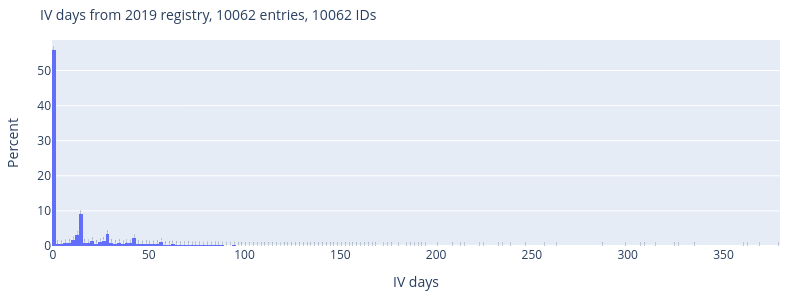
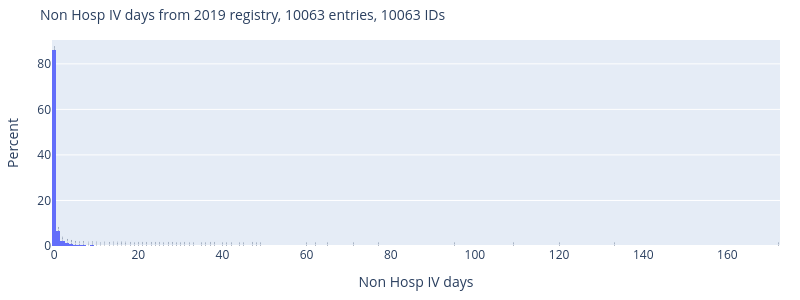

Notebook source saved alongside these figures, in order:
### Markdown cell above
#### Plot number of days treatment

Note: rather plot subgroups of individuals where the model confidently disagrees

### Code cell
# Check number of IVs, now showing normalized percentage per bar and showing the percent label per bar
import plotly.express as px

for col in ["IV days", "Hosp non IV days"]:
    fig = px.histogram(df, x=col, histnorm="percent", text_auto=".2f")
    fig.update_traces(textangle=270)
    ids = df[~df[col].isna()].ID.nunique()
    notnan = (~df[col].isna()).sum()
    title = f"{col} from 2019 registry, {notnan} entries, {ids} IDs"
    fig.update_layout(
        height=300,
        width=800,
        title=dict(text=title, font=dict(size=14)),
        margin=dict(l=40, r=20, t=40, b=40),
        xaxis_title=col,
        yaxis_title="Percent",
    )
    fig.show()
    # fig.write_image(f"{dh.get_path_to_main()}PlotsCFR/{title}.pdf")

# CCL: 75% of individuals had no hosp IVs between 2019 and 2023. 85% no home IVs. Trikata arrived in nov 2020

### Figure 1 — Plotly figure (JSON) as saved in the notebook; plotly's stock layout.template omitted (floating-point values rounded to 4 significant figures; data arrays with more than 128 entries replaced by an {"elided": "..."} marker saying what was removed)
{"data": [{"alignmentgroup": "True", "bingroup": "x", "histnorm": "percent", "hovertemplate": "IV days=%{x}<br>percent=%{y}<extra></extra>", "legendgroup": "", "marker": {"color": "#636efa", "pattern": {"shape": ""}}, "name": "", "offsetgroup": "", "orientation": "v", "showlegend": false, "textangle": -90, "texttemplate": "%{value:.2f}", "type": "histogram", "x": {"elided": "10063 int values"}, "xaxis": "x", "yaxis": "y"}], "layout": {"barmode": "relative", "height": 300, "legend": {"tracegroupgap": 0}, "margin": {"b": 40, "l": 40, "r": 20, "t": 40}, "title": {"font": {"size": 14}, "text": "IV days from 2019 registry, 10062 entries, 10062 IDs"}, "width": 800, "xaxis": {"anchor": "y", "domain": [0, 1], "title": {"text": "IV days"}}, "yaxis": {"anchor": "x", "domain": [0, 1], "title": {"text": "Percent"}}}}

### Figure 2 — Plotly figure (JSON) as saved in the notebook; plotly's stock layout.template omitted (floating-point values rounded to 4 significant figures; data arrays with more than 128 entries replaced by an {"elided": "..."} marker saying what was removed)
{"data": [{"alignmentgroup": "True", "bingroup": "x", "histnorm": "percent", "hovertemplate": "Non Hosp IV days=%{x}<br>percent=%{y}<extra></extra>", "legendgroup": "", "marker": {"color": "#636efa", "pattern": {"shape": ""}}, "name": "", "offsetgroup": "", "orientation": "v", "showlegend": false, "textangle": -90, "texttemplate": "%{value:.2f}", "type": "histogram", "x": {"elided": "10063 int values"}, "xaxis": "x", "yaxis": "y"}], "layout": {"barmode": "relative", "height": 300, "legend": {"tracegroupgap": 0}, "margin": {"b": 40, "l": 40, "r": 20, "t": 40}, "title": {"font": {"size": 14}, "text": "Non Hosp IV days from 2019 registry, 10063 entries, 10063 IDs"}, "width": 800, "xaxis": {"anchor": "y", "domain": [0, 1], "title": {"text": "Non Hosp IV days"}}, "yaxis": {"anchor": "x", "domain": [0, 1], "title": {"text": "Percent"}}}}
